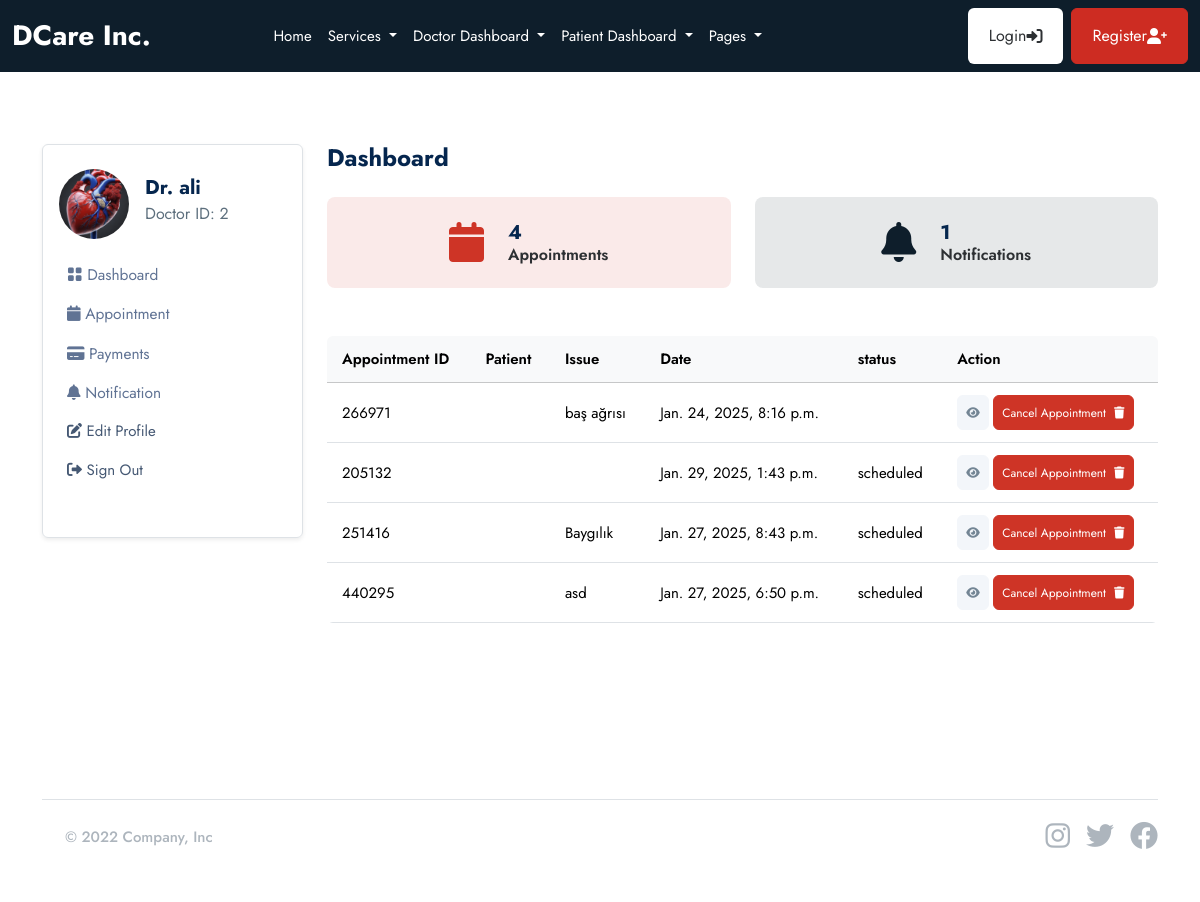
Page /doctor/ (signed in) on the committed database.
### userauths/models.py (models this page shows, shortened)
class User(AbstractUser):
    email = models.EmailField(unique=True)
    username = models.CharField(max_length=100, null=True, blank=True)
    user_type =models.CharField(max_length=50, choices=USER_TYPE, null=True, blank=True, default=None)
    USERNAME_FIELD = "email"
    REQUIRED_FIELDS = ["username"]

### doctor/models.py (models this page shows, shortened)
class Doctor(models.Model):
    user = models.OneToOneField(userauths_models.User, on_delete=models.CASCADE)
    image = models.FileField(upload_to="images", null=True, blank=True)
    full_name = models.CharField(max_length=100, null=True, blank=True)
    mobile = models.CharField(max_length=100, null=True, blank=True)
    country = models.CharField(max_length=100, null=True, blank=True)
    bio = models.CharField(max_length=100, null=True, blank=True)
    specialization = models.CharField(max_length=100, null=True, blank=True)
    qualifications = models.CharField(max_length=100, null=True, blank=True)
    years_of_experience = models.CharField(max_length=100, null=True, blank=True)
    next_available_appointment_date = models.DateTimeField(default=timezone.now, null=True, blank=True)

### base/models.py (models this page shows, shortened)
class Appointment(models.Model):
    STATUS = [
        ("scheduled","scheduled"),
        ("completed","completed"),
        ("pending","pending"),
        ("cancelled","cancelled"),
    ]
    service = models.ForeignKey(Service, on_delete= models.SET_NULL, null=True, blank=True,related_name="service_appointments")
    doctor = models.ForeignKey(doctor_models.Doctor,on_delete= models.SET_NULL, null=True, blank=True,related_name="doctor_appointments" )
    patient = models.ForeignKey(patient_models.Patient,on_delete= models.SET_NULL, null=True, blank=True,related_name="appointments_patient" )
    appointment_date = models.DateTimeField(null=True, blank=True)
    issues = models.TextField(blank=True,null=True)
    symptoms = models.TextField(blank=True,null=True)
    appointment_id =ShortUUIDField(length=6, max_length=8, alphabet="1234567890")
    status = models.CharField(max_length=120, choices=STATUS)

### doctor/views.py (the view)
# urls.py: path("", views.dashboard, name="dashboard"),
@login_required
def dashboard(request):
    doctor = doctor_models.Doctor.objects.get(user=request.user)
    appointments = base_models.Appointment.objects.filter(doctor=doctor)
    notifications = doctor_models.Notification.objects.filter(doctor=doctor)
    context = {
        "appointments": appointments,
        "notifications" : notifications,
    }
    return render( request, "doctor/dashboard.html", context)

### templates/doctor/dashboard.html
{% extends "partials/base.html"%} {% block content %}
<section class="pt-5 pb-5">
  <div class="container">
    <div class="row mt-0 mt-md-4">
      {% include 'doctor/sidebar.html' %}
      <div class="col-lg-9 col-md-8 col-12">
        <div class="row mb-4">
          <h4 class="mb-0 mb-4 fw-bold">Dashboard</h4>
          <div class="col-sm-6 col-lg-6 mb-3 mb-lg-0">
            <div
              class="d-flex justify-content-center align-items-center p-4 bg-danger bg-opacity-10 rounded-3"
            >
              <span class="display-6 lh-1 text-purple mb-0">
                <i class="fas fa-calendar text-danger"></i>
              </span>
              <div class="ms-4">
                <div class="d-flex">
                  <h5 class="mb-0 fw-bold">{{appointments.count}}</h5>
                </div>
                <p class="mb-0 h6 fw-semibold">Appointments</p>
              </div>
            </div>
          </div>
          <div class="col-sm-6 col-lg-6 mb-3 mb-lg-0">
            <div
              class="d-flex justify-content-center align-items-center p-4 bg-dark bg-opacity-10 rounded-3"
            >
              <span class="display-6 lh-1 text-dark mb-0">
                <i class="fas fa-bell"></i>
              </span>
              <div class="ms-4">
                <div class="d-flex">
                  <h5 class="mb-0 fw-bold">{{notifications.count}}</h5>
                </div>
                <p class="mb-0 h6 fw-semibold">Notifications</p>
              </div>
            </div>
          </div>
        </div>
        <div class="card mb-4 mt-5">
          <div class="table-responsive overflow-y-hidden">
            <table
              class="table mb-0 text-nowrap table-hover table-centered text-nowrap"
            >
              <thead class="table-light">
                <tr>
                  <th>Appointment ID</th>
                  <th>Patient</th>
                  <th>Issue</th>
                  <th>Date</th>
                  <th>status</th>
                  <th>Action</th>
                </tr>
              </thead>
              <tbody>
                {% for a in appointments %}
                <tr>
                  <td>{{a.appointment_id}}</td>
                  <td>{{a..patient.full_name}}</td>
                  <td>{{a.issues}}</td>
                  <td>{{a.appointment_date}}</td>
                  <td>{{a.status}}</td>
                  <td>
                    <a href="" class="btn btn-secondary btn-sm">
                      <i class="fas fa-eye"></i
                    ></a>
                    <a href="" class="btn btn-danger btn-sm"
                      >Cancel Appointment <i class="fas fa-trash ms-2"></i
                    ></a>
                  </td>
                </tr>
                {% endfor %}
              </tbody>
            </table>
          </div>
        </div>
      </div>
    </div>
  </div>
</section>
{% endblock content %}

### templates/doctor/sidebar.html (shortened to what this page needs)
<div class="col-lg-3 col-md-4 col-12">
  <nav
    class="navbar navbar-expand-md shadow-sm mb-4 mb-lg-0 sidenav border rounded"
  >
    <div class="collapse navbar-collapse p-3" id="sidenav">
      <div class="navbar-nav flex-column">
        <div class="d-flex align-items-center mb-3">
          {% if request.user.doctor.image.url %}
          <img
            src="{{request.user.doctor.image.url}}"
            alt="avatar"
            class="rounded-circle avatar-xl"
            style="width: 70px; height: 70px; object-fit: cover"
          />
          {% endif %}
          <div class="ms-3">
            <h5 class="mb-0 fw-bold">Dr. {{request.user.doctor.full_name}}</h5>
            <p class="mb-1 fs-6">Doctor ID: {{request.user.doctor.id}}</p>
          </div>
        </div>
        <ul class="list-unstyled ms-n2 mb-4">
          <li class="nav-item">
            <a class="dropdown-item nav-link" href="{% url 'doctor:dashboard'%}"
              ><i class="bi bi-grid-fill"></i> Dashboard</a
            >
          </li>
          <li class="nav-item">
            <a
              class="dropdown-item nav-link"
              href="{% url 'doctor:appointments'%}"
              ><i class="fas fa-calendar"></i> Appointment</a
            >
          </li>
          <li class="nav-item">
            <a class="dropdown-item nav-link" href="{% url 'doctor:payments'%}"
              ><i class="fas fa-credit-card"></i> Payments</a
            >
          </li>
          <li class="nav-item">
            <a
              class="dropdown-item nav-link"
              href="{% url 'doctor:notifications'%}"
              ><i class="fas fa-bell"></i> Notification</a
            >
          </li>
          <li class="nav-item">
            <a class="nav-link" href="{% url 'patient:profile'%}">
              <i class="fas fa-edit"></i> Edit Profile
            </a>
          </li>
          <li class="nav-item">
            <a class="nav-link" href=".{% url 'userauths:sign-out'%}">
              <i class="fas fa-sign-out-alt"></i> Sign Out
            </a>
          </li>
        </ul>
      </div>
    </div>
  </nav>
</div>

### rows in the picture
User: user.doctor.image (picture), user.doctor.full_name "ali", user.doctor.id "2"
Appointment: appointment_id "266971", issues "baş ağrısı", appointment_date "Jan. 24, 2025, 8:16 p.m."
Appointment: appointment_id "205132", appointment_date "Jan. 29, 2025, 1:43 p.m.", status "scheduled"
Appointment: appointment_id "251416", issues "Baygılık", appointment_date "Jan. 27, 2025, 8:43 p.m.", status "scheduled"
Appointment: appointment_id "440295", issues "asd", appointment_date "Jan. 27, 2025, 6:50 p.m.", status "scheduled"

### other values in the picture
{{ appointments.count }} "4"
{{ notifications.count }} "1"
